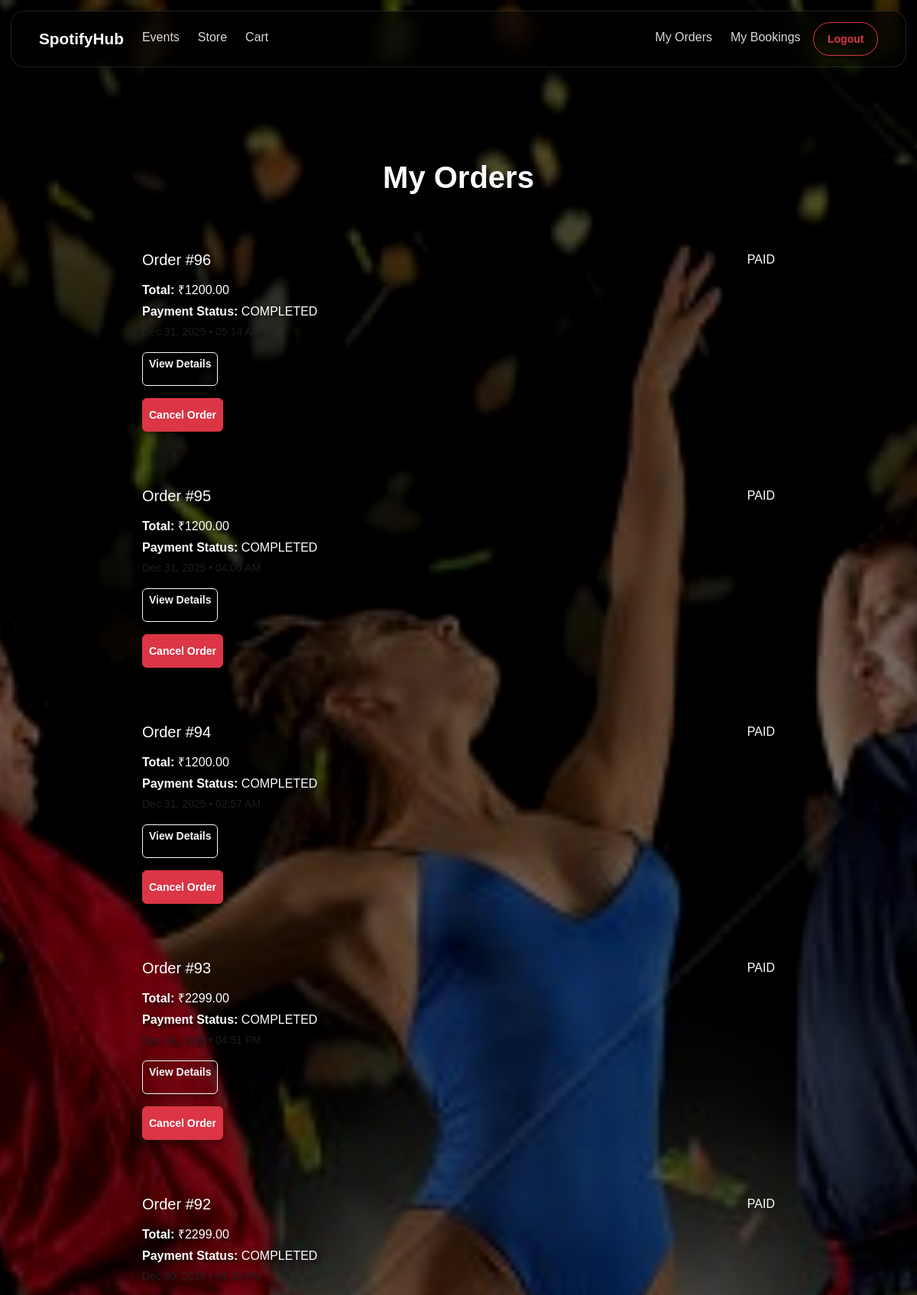
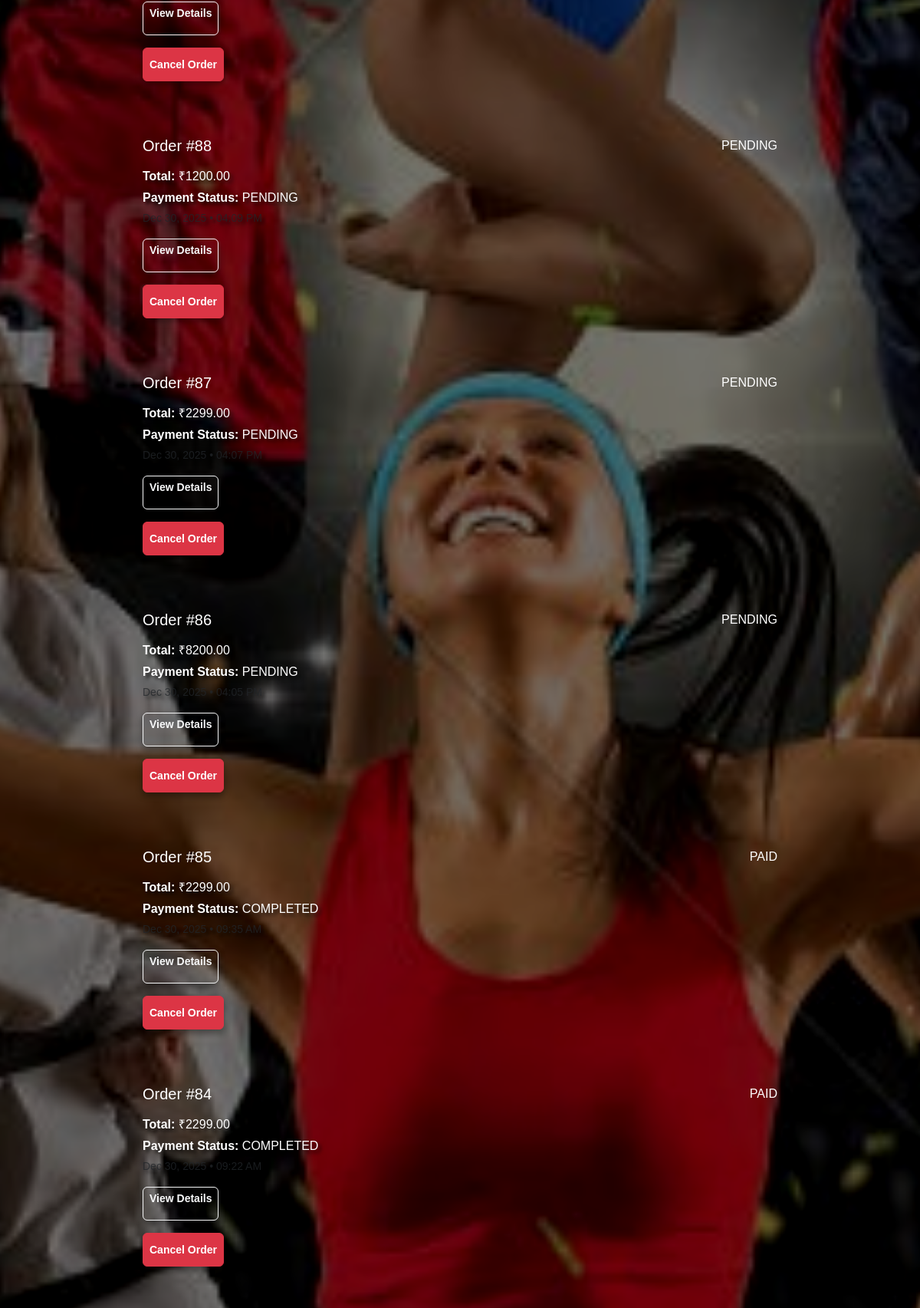
/store/my-orders/ (signed in, upper part), run on the app's committed database (2 pictures, top to bottom).
### store/models.py (models this page shows, shortened)
class Order(models.Model):
    ORDER_STATUS_CHOICES = [
        ("PENDING", "Pending"),
        ("PROCESSING", "Processing"),
        ("SHIPPED", "Shipped"),
        ("DELIVERED", "Delivered"),
        ("CANCELLED", "Cancelled"),
    ]
    PAYMENT_STATUS_CHOICES = [
        ("PENDING", "Pending"),
        ("COMPLETED", "Completed"),
        ("FAILED", "Failed"),
    ]
    user = models.ForeignKey(
        User,
        on_delete=models.CASCADE,
        related_name="orders"
    )
    address = models.ForeignKey(
        Address,
        on_delete=models.SET_NULL,
        null=True,
        blank=True,
        related_name="orders"
    )
    created_at = models.DateTimeField(auto_now_add=True)
    order_status = models.CharField(
        max_length=20,
        choices=ORDER_STATUS_CHOICES,
        default="PENDING"
    )
    payment_status = models.CharField(
        max_length=20,
        choices=PAYMENT_STATUS_CHOICES,
        default="PENDING"
    )
    total_amount = models.DecimalField(
        max_digits=10,
        decimal_places=2,
        default=Decimal("0.00")
    )
    payment_gateway_order_id = models.CharField(
        max_length=100,
        blank=True,
        null=True,
        db_index=True
    )
    payment_id = models.CharField(
        max_length=100,
        blank=True,
        null=True
    )
    delivered_at = models.DateTimeField(
        null=True,
        blank=True
    )

### store/views.py (the view)
# urls.py: path("my-orders/", views.my_orders, name="my_orders"),
@login_required
def my_orders(request):
    orders = (
        Order.objects
        .filter(user=request.user)
        .prefetch_related("items")
        .order_by("-created_at")
    )
    return render(request, "store/my_orders.html", {"orders": orders})

### templates/store/my_orders.html (shortened to what this page needs)
{% extends "base.html" %}
{% load static %}
{% block content %}
<div class="container my-5" style="max-width: 900px;">
    <h1 class="text-center mb-5 fw-bold">My Orders</h1>
    {% if orders %}
        <div class="order-list">
            {% for order in orders %}
                <div class="order-card mb-4 p-4 rounded">
                    <div class="order-header d-flex justify-content-between align-items-center">
                        <h5 class="mb-0">
                            Order #{{ order.id }}
                        </h5>
                        {% if order.payment_status == "COMPLETED" %}
                            <span class="order-status completed">PAID</span>
                        {% else %}
                            <span class="order-status pending">PENDING</span>
                        {% endif %}
                    </div>
                    <div class="order-body mt-3">
                        <p class="mb-1">
                            <strong>Total:</strong>
                            ₹{{ order.total_amount|floatformat:2 }}
                        </p>
                        <p class="mb-1">
                            <strong>Payment Status:</strong>
                            {{ order.payment_status }}
                        </p>
                        <p class="mb-0 text-muted small">
                            {{ order.created_at|date:"M d, Y • h:i A" }}
                        </p>
                    </div>
                    <div class="order-footer mt-3">
                        <a href="{% url 'store:order_confirmation' order.id %}"
                           class="btn btn-outline-light btn-sm">
                            View Details
                        </a>
                    </div>
                    <div class="order-footer mt-3 d-flex gap-2">
    {% if order.order_status != "CANCELLED" and order.order_status != "DELIVERED" %}
        <form method="POST"
              action="{% url 'store:cancel_order' order.id %}">
            <button type="submit"
                    class="btn btn-danger btn-sm">
                Cancel Order
            </button>
        </form>
    {% endif %}
</div>
                </div>
            {% endfor %}
        </div>
    {% else %}
        <div class="alert alert-warning text-center">
            You have not placed any orders yet.
        </div>
    {% endif %}
</div>
{% endblock %}

### staticfiles/css/style.css (style rules this page uses)
* { box-sizing: border-box; }
body { font-family: Arial, sans-serif; color: #fff; min-height: 100vh; margin: 0; padding-top: 120px; background-repeat: no-repeat; background-position: center top; background-size: cover; }
body::before { content: ""; position: fixed; inset: 0; will-change: transform; background-image: url("../images/bg.jpg"); background-size: cover; background-position: center top; background-repeat: no-repeat; filter: brightness(0.45) contrast(1.05); z-index: -1; }
h1, h2, h3, h4, p, .lead { color: #ffffff; text-shadow: 4px 4px 4px rgba(0,0,0,0.7); }
.btn { font-weight: 600; border-radius: 6px; box-shadow: 0 4px 10px rgba(0,0,0,0.4); transition: transform 0.2s ease; }
.btn { transition: transform 0.2s ease, box-shadow 0.2s ease; }
button, a { min-height: 44px; }

### data on the page
Order: id "96", shows "PAID", total_amount "1200.00", payment_status "COMPLETED", created_at "Dec 31, 2025 • 05:14 AM", order_status "Cancel Order"
Order: id "95", shows "PAID", total_amount "1200.00", payment_status "COMPLETED", created_at "Dec 31, 2025 • 04:06 AM", order_status "Cancel Order"
Order: id "94", shows "PAID", total_amount "1200.00", payment_status "COMPLETED", created_at "Dec 31, 2025 • 02:57 AM", order_status "Cancel Order"
Order: id "93", shows "PAID", total_amount "2299.00", payment_status "COMPLETED", created_at "Dec 30, 2025 • 04:51 PM", order_status "Cancel Order"
Order: id "92", shows "PAID", total_amount "2299.00", payment_status "COMPLETED", created_at "Dec 30, 2025 • 04:33 PM", order_status "Cancel Order"
Order: id "88", shows "PENDING", total_amount "1200.00", payment_status "PENDING", created_at "Dec 30, 2025 • 04:09 PM", order_status "Cancel Order"
Order: id "87", shows "PENDING", total_amount "2299.00", payment_status "PENDING", created_at "Dec 30, 2025 • 04:07 PM", order_status "Cancel Order"
Order: id "86", shows "PENDING", total_amount "8200.00", payment_status "PENDING", created_at "Dec 30, 2025 • 04:05 PM", order_status "Cancel Order"
Order: id "85", shows "PAID", total_amount "2299.00", payment_status "COMPLETED", created_at "Dec 30, 2025 • 09:35 AM", order_status "Cancel Order"
Order: id "84", shows "PAID", total_amount "2299.00", payment_status "COMPLETED", created_at "Dec 30, 2025 • 09:22 AM", order_status "Cancel Order"
